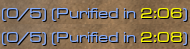
#> input picture tests/ocr sampling/01en/zz_origional/prot-singlehero-withtime/raw_screenshots/test.png, 190 x 49 px
$ python tuuner_small_yellow_num.py
#> lines starting #> are read from the running program, lines starting #| are printed output that depends on the picture; after the words box and inside, x2 and y2 are one past the last pixel; in counts of white or black regions, pixels touching at a corner belong together
#> in main, img is the input picture: shape (49, 190, 3); mean B, G, R 87.3, 111, 129.2
# -*- coding: utf-8 -*-
import cv2
import numpy as np

# === 这里填入包含 2:48 的截图 ===
IMAGE_PATH = 'raw_screenshots/test.png'
# ==============================

window_name = 'Yellow HSV Filter Tuner'

def nothing(x):
    pass

def processing_pipeline(img_bgr):
    # 1. 获取滑块参数
    scale_x10 = cv2.getTrackbarPos('Scale (x10)', window_name)

    # HSV 核心参数 (颜色范围)
    h_min = cv2.getTrackbarPos('H Min', window_name)
    h_max = cv2.getTrackbarPos('H Max', window_name)
    s_min = cv2.getTrackbarPos('S Min', window_name)
    v_min = cv2.getTrackbarPos('V Min', window_name)

    # 后期处理参数
    thresh = cv2.getTrackbarPos('Threshold', window_name)
    morph_k = cv2.getTrackbarPos('Close Kernel', window_name)

    # --- 处理流程 ---

    # A. 放大 (保持 4 倍)
    scale = max(1.0, scale_x10 / 10.0)
    h_img, w_img = img_bgr.shape[:2]
#> h_img = 49; w_img = 190
    img_resized = cv2.resize(img_bgr, (int(w_img * scale), int(h_img * scale)), interpolation=cv2.INTER_CUBIC)
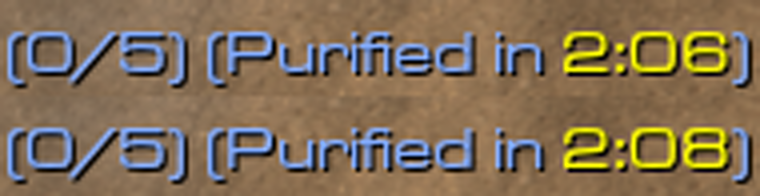
#> img_resized: shape (196, 760, 3); mean B, G, R 87.4, 111, 129.2

    # B. 转到 HSV 空间
    hsv = cv2.cvtColor(img_resized, cv2.COLOR_BGR2HSV)
#> hsv: shape (196, 760, 3); mean H, S, V 31.7, 110.7, 138.8

    # C. 创建颜色掩膜 (Color Mask)
    # OpenCV HSV范围: H(0-180), S(0-255), V(0-255)
    # 黄色通常在 H=20~35 之间
    lower_yellow = np.array([h_min, s_min, v_min])
    upper_yellow = np.array([h_max, 255, 255])

    mask = cv2.inRange(hsv, lower_yellow, upper_yellow)
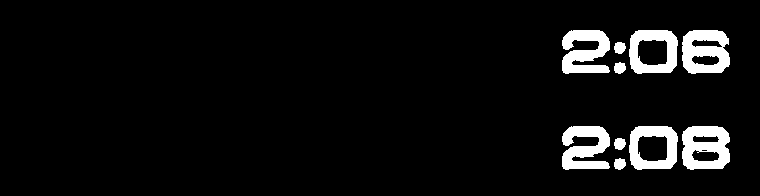
#> mask: shape (196, 760); 6% white; 10 white regions, largest, box (x1, y1, x2, y2) and area: (682, 126, 730, 170) 1541, (682, 30, 730, 74) 1513, (562, 30, 610, 74) 1444

    # D. 提取亮度层 (Value Channel) 作为文字骨架
    # 我们不直接用 mask 做字，因为 mask 边缘太硬。
    # 我们用 mask 把 V 通道里的背景抠掉，只留下黄色的 V 通道。
    _, _, v_channel = cv2.split(hsv)
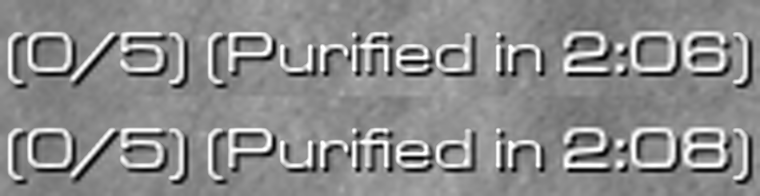
#> v_channel: shape (196, 760); min 0, max 255, mean 138.8
    filtered_gray = cv2.bitwise_and(v_channel, v_channel, mask=mask)
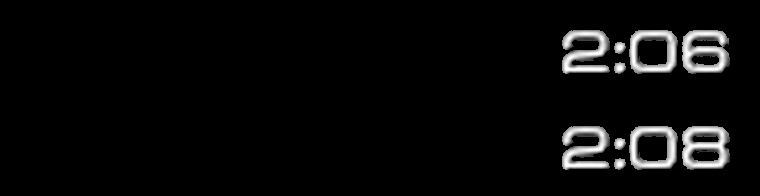
#> filtered_gray: shape (196, 760); min 0, max 255, mean 10.5

    # E. 归一化 (拉伸对比度)
    # 因为背景被 mask 变成了纯黑(0)，现在拉伸只会增强文字
    if cv2.countNonZero(mask) > 0: # 防止全黑报错
        filtered_gray = cv2.normalize(filtered_gray, None, 0, 255, cv2.NORM_MINMAX)

    # F. 全局阈值
    # 由于背景已经通过 HSV 过滤得很干净，这里的阈值可以设得很低！
    _, binary = cv2.threshold(filtered_gray, thresh, 255, cv2.THRESH_BINARY)

    # G. 闭运算 (防断裂)
    if morph_k > 0:
        kernel = cv2.getStructuringElement(cv2.MORPH_RECT, (morph_k, morph_k))
        binary = cv2.morphologyEx(binary, cv2.MORPH_CLOSE, kernel)

    return binary

def main():
    img = cv2.imread(IMAGE_PATH)
    if img is None:
        print(f"错误：找不到图片 {IMAGE_PATH}")
        return

    cv2.namedWindow(window_name, cv2.WINDOW_NORMAL)
    cv2.resizeWindow(window_name, 1000, 800)

    # === 滑块配置 ===
    cv2.createTrackbar('Scale (x10)', window_name, 40, 60, nothing) # 4.0x

    # HSV 范围 (黄色预设)
    # H: 色相 (黄色大约在 20-35)
    cv2.createTrackbar('H Min', window_name, 20, 180, nothing)
    cv2.createTrackbar('H Max', window_name, 35, 180, nothing)

    # S: 饱和度 (文字通常比背景饱和度高)
    cv2.createTrackbar('S Min', window_name, 50, 255, nothing)

    # V: 亮度 (文字很亮)
    cv2.createTrackbar('V Min', window_name, 50, 255, nothing)

    # 后处理
    # 这里的阈值是关键：因为背景被HSV清除了，试着把这个降到 10-30！
    cv2.createTrackbar('Threshold', window_name, 20, 255, nothing)

    # 闭运算核大小 (0=关, 2=2x2, 3=3x3)
    cv2.createTrackbar('Close Kernel', window_name, 0, 5, nothing)

    print("="*40)
    print("【HSV 调试指南】")
    print("1. 调节 H Min/H Max: 只要把'黄色'留住，把旁边的'绿色'和'褐色'滤掉。")
    print("2. 调节 S Min: 往右拉，去除灰白色的噪点。")
    print("3. Threshold: 这是一个大招。一旦背景变黑，把 Threshold 拉到极低(比如 5-20)，笔画就全连上了！")
    print("4. Close Kernel: 如果还断，试试设为 2 或 3。")
    print("="*40)

    while True:
        res = processing_pipeline(img)
        cv2.imshow(window_name, res)
        if cv2.waitKey(50) & 0xFF == 27: break
#> (key Esc is pressed here)

    # 打印最终参数
    print(f"H Range: {cv2.getTrackbarPos('H Min', window_name)} - {cv2.getTrackbarPos('H Max', window_name)}")
    print(f"S Min: {cv2.getTrackbarPos('S Min', window_name)}")
    print(f"V Min: {cv2.getTrackbarPos('V Min', window_name)}")
    print(f"Threshold: {cv2.getTrackbarPos('Threshold', window_name)}")
    print(f"Close Kernel: {cv2.getTrackbarPos('Close Kernel', window_name)}")

    cv2.destroyAllWindows()

if __name__ == '__main__':
    main()

$ run again, with tests/ocr sampling/01en/zz_origional/prot-singlehero-withtime/raw_screenshots/05-white-117.png copied over tests/ocr sampling/01en/zz_origional/prot-singlehero-withtime/raw_screenshots/test.png
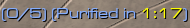
#> input picture tests/ocr sampling/01en/zz_origional/prot-singlehero-withtime/raw_screenshots/05-white-117.png, 190 x 28 px
#> in main, img is the input picture: shape (28, 190, 3); mean B, G, R 115.2, 122.8, 130.9
#> hsv: shape (112, 760, 3); mean H, S, V 30.2, 59.6, 140
#> in processing_pipeline, `mask = cv2.inRange(hsv, lower_yellow, upper_yellow)`:
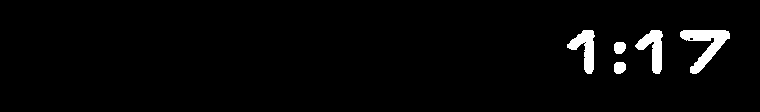
#> mask: shape (112, 760); 2.7% white; 5 white regions, box (x1, y1, x2, y2) and area: (680, 30, 730, 74) 901, (635, 30, 663, 74) 598, (567, 30, 595, 74) 594, (614, 62, 626, 74) 124, (614, 42, 626, 54) 123
#> in processing_pipeline, `filtered_gray = cv2.bitwise_and(v_channel, v_channel, mask=mask)`:
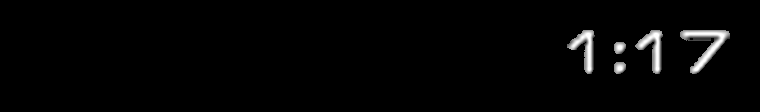
#> filtered_gray: shape (112, 760); min 0, max 255, mean 4.9

$ run again, with tests/ocr sampling/01en/zz_origional/prot-singlehero-withtime/raw_screenshots/05-white-123.png copied over tests/ocr sampling/01en/zz_origional/prot-singlehero-withtime/raw_screenshots/test.png
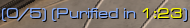
#> input picture tests/ocr sampling/01en/zz_origional/prot-singlehero-withtime/raw_screenshots/05-white-123.png, 190 x 28 px
#> in main, img is the input picture: shape (28, 190, 3); mean B, G, R 103.6, 114, 122.7
#> hsv: shape (112, 760, 3); mean H, S, V 31.1, 69.8, 131.7
#> in processing_pipeline, `mask = cv2.inRange(hsv, lower_yellow, upper_yellow)`:
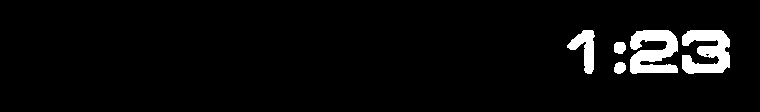
#> mask: shape (112, 760); 4.4% white; 5 white regions, box (x1, y1, x2, y2) and area: (630, 30, 678, 74) 1476, (682, 30, 730, 74) 1459, (567, 30, 595, 74) 596, (614, 42, 626, 54) 123, (614, 62, 626, 74) 115
#> in processing_pipeline, `filtered_gray = cv2.bitwise_and(v_channel, v_channel, mask=mask)`:
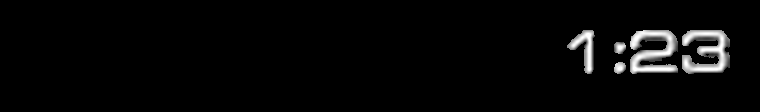
#> filtered_gray: shape (112, 760); min 0, max 255, mean 7.8

$ run again, with tests/ocr sampling/01en/zz_origional/prot-singlehero-withtime/raw_screenshots/05-yellow-127.png copied over tests/ocr sampling/01en/zz_origional/prot-singlehero-withtime/raw_screenshots/test.png
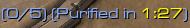
#> input picture tests/ocr sampling/01en/zz_origional/prot-singlehero-withtime/raw_screenshots/05-yellow-127.png, 190 x 28 px
#> in main, img is the input picture: shape (28, 190, 3); mean B, G, R 81.7, 99.9, 115.8
#> hsv: shape (112, 760, 3); mean H, S, V 29.6, 102.8, 124.4
#> in processing_pipeline, `mask = cv2.inRange(hsv, lower_yellow, upper_yellow)`:
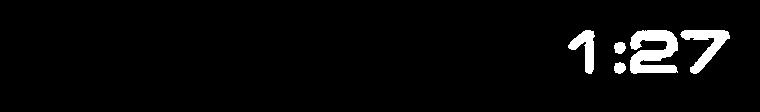
#> mask: shape (112, 760); 3.6% white; 5 white regions, box (x1, y1, x2, y2) and area: (630, 30, 678, 74) 1431, (680, 30, 730, 74) 848, (568, 30, 595, 74) 555, (614, 42, 626, 54) 113, (614, 62, 626, 74) 110
#> in processing_pipeline, `filtered_gray = cv2.bitwise_and(v_channel, v_channel, mask=mask)`:
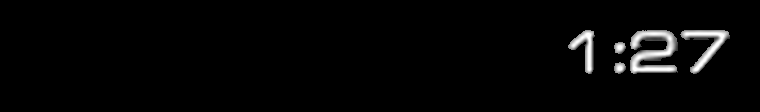
#> filtered_gray: shape (112, 760); min 0, max 255, mean 6.4
